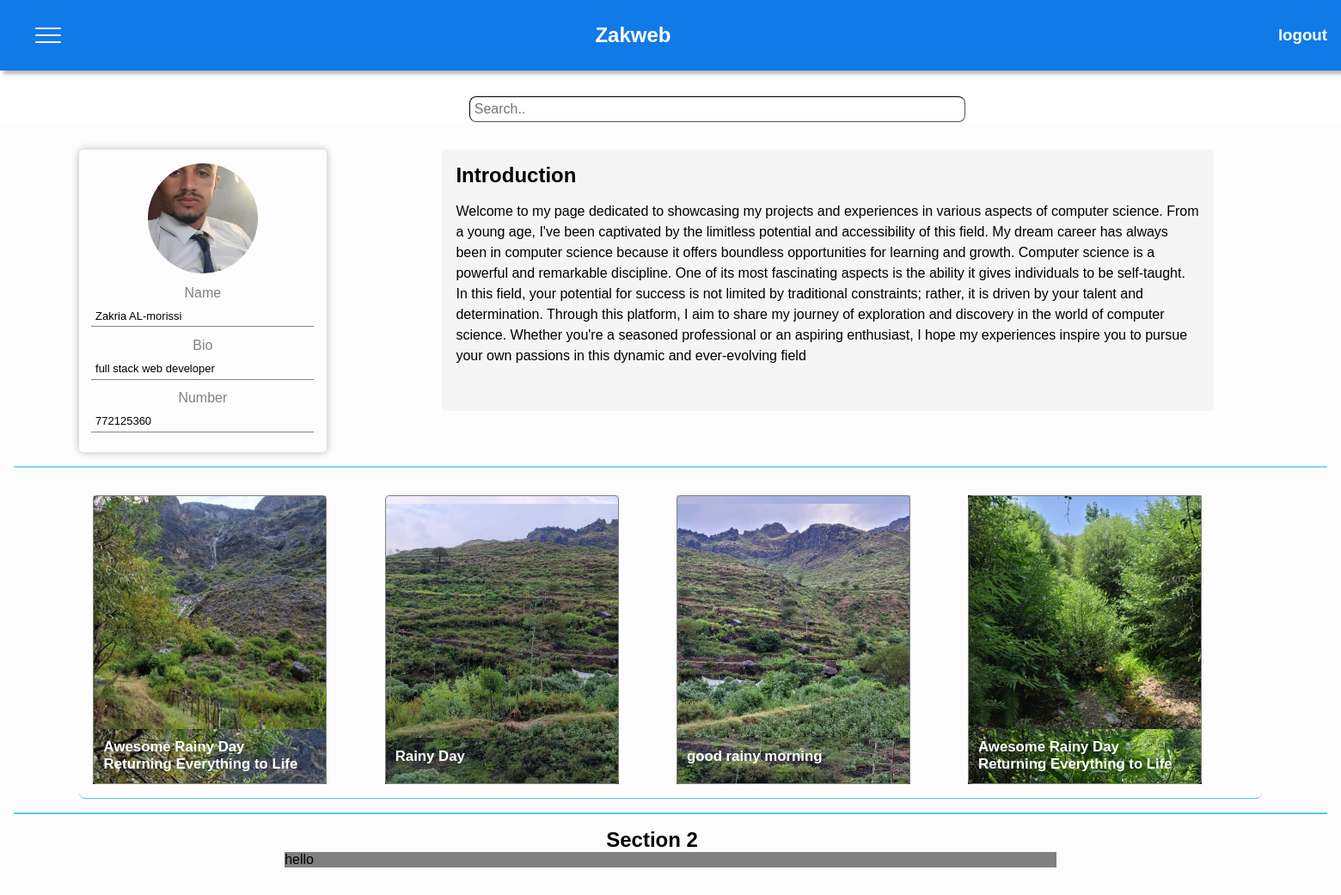
The page / on the database its author committed.
### main/models.py (models this page shows, shortened)
class Myprofile(models.Model):
    name = models.OneToOneField(User,on_delete=models.CASCADE,verbose_name="Name")
    profile = models.ImageField(upload_to='private/images/',blank=True)
    bio = models.CharField(max_length=75)
    link = models.URLField(blank=True)
    link_2 = models.URLField(blank=True)
    phone_number = models.CharField(max_length=20, blank=True)
    class Meta:
        verbose_name = 'Profile'
        verbose_name_plural = 'Profiles'

class Introduction(models.Model):
    title =  models.CharField(max_length=20)
    text = models.TextField(max_length=10000)

class Post(models.Model):
    category = models.ForeignKey(Category, on_delete= models.CASCADE)
    author = models.ForeignKey(User, on_delete=models.CASCADE, verbose_name="Author")
    title = models.CharField(max_length=200,default='', verbose_name="Title")
    text = models.TextField(max_length=10000, verbose_name="Text")
    image = models.ImageField(upload_to='images')
    text_2 = models.TextField(max_length=10000, blank=True, verbose_name="Second Text")
    video = models.FileField(upload_to='videos/', blank=True, null=True)
    image_2 = models.ImageField(upload_to='images/', blank=True, null=True)
    text_3 = models.TextField(max_length=10000, blank=True, verbose_name="Third Text")
    image_3 = models.ImageField(upload_to='images/', blank=True, null=True)
    video_2 = models.FileField(upload_to='videos/', blank=True, null=True)
    created_at = models.DateTimeField(auto_now_add=True, verbose_name="Created At", db_index=True)
    updated_at = models.DateTimeField(auto_now=True, verbose_name="Updated At")
    class Meta:
        verbose_name = "Post"
        verbose_name_plural = "Posts"
        indexes = [
            models.Index(fields=['created_at']),  # Add index for created_at field
        ]

### main/views.py (the view)
# urls.py: path('',views.home,name="home"),
def home(request):
    profile = Myprofile.objects.get(id=2)
    print(profile.name.first_name)
    introduction = Introduction.objects.get(id=1)
    post = Post.objects.all()
    context = {
        'profile': profile,
        'introduction':introduction,
        'posts': post
    }
    return render(request,"home/home.html",context)

### main/templates/home/home.html (shortened to what this page needs)
{% extends "home/layout.html" %}
{% block main %}
<section class="section">
    <div class="myprofile">
        <img src="{{profile.profile.url}}" alt="">
        <label for="name">Name</label>
        <p id="name">{{profile.name.first_name}}</p>
        <label for="bio">Bio</label>
        <p id="bio">{{ profile.bio }}</p>
        <label for="number">Number</label>
        <p id="number">{{profile.phone_number}}</p>
    </div>
    <div class="introduction">
        <h2>{{ introduction.title}}</h2>
        <p>{{introduction.text}}</p>
    </div>
</section>
<section class="section-one">
    {% for post in posts %}
    <div class="post" style="background-image: url( {{post.image.url}});">
        <a href="{% url 'post' post.id %}">
            <img src="{{post.image.url }}"  alt="">
            <h2>{{post.title}}</h2>
        </a>
    </div>
    {% endfor %}
</section>
<section class="section-two">
    <h1>Section 2</h1>
    <div class="section-two-container">
        hello
    </div>
</section>
{% endblock %}

### main/templates/home/layout.html (shortened to what this page needs)
<!DOCTYPE html>
<html lang="en">
<head>
    {% load static %}
    <link rel="stylesheet" href="{% static 'css/home.css' %}">
</head>
<body class="">
    <header>
        <nav>
            <div class="ham-menu">
                <span></span>
                <span></span>
                <span></span>
            </div>
            <h1>Zakweb</h1>
            <h3>logout</h3>
        </nav>
        <div id="search-input" class="search-div">
            <input type="text" id="search" placeholder="Search.." name="search_query" autocomplete="off"
                spellcheck="false" role="searchbox">
        </div>
    </header>
    <main>
        {% block main %}
        {% endblock %}
    </main>
</body>
</html>

### main/static/css/home.css (style rules this page uses)
:root { --bg-color: rgba(255, 255, 255, 0.832); --shadow-color: rgb(184, 184, 184); --nav-bg-color: rgb(17, 122, 233); --main-bg-color: rgba(252, 252, 252, 0.63); --text-color: white; --body-text-color: black; }
* { padding: 0; margin: 0; box-sizing: border-box; }
body { display: block; font-family: Arial, Helvetica, sans-serif; background-color: var(--bg-color); color: var(--body-text-color); overflow-x: hidden; }
nav { display: flex; position: fixed; top: 0; z-index: 1; padding: 1rem; background-color: var(--nav-bg-color); color: var(--text-color); align-items: center; box-shadow: 4px 4px 4px var(--shadow-color); width: 100%; }
.ham-menu { position: relative; display: flex; flex-direction: column; align-items: center; height: 50px; width: 50px; cursor: pointer; border-radius: 50%; padding: 10px; margin-left: 1%; }
.ham-menu span { position: absolute; margin-top: 9%; left: 50%; background-color: white; height: 2px; width: 30px; border-radius: 7px; cursor: pointer; transform: translate(-50%, -50%); transition: transform .6s, opacity .8s, top .4s; }
.ham-menu span:nth-child(1) { top: 25%; }
.ham-menu span:nth-child(2) { top: 41%; }
.ham-menu span:nth-child(3) { top: 56%; }
nav h1 { position: relative; left: 40%; }
nav h3 { margin-left: auto; }
.search-div { position: relative; left: 42%; margin-top: 7rem; background-color: transparent; align-items: center; }
.search-div input { position: relative; left: -7%; border-width: 0.5px; border-color: var(--body-text-color); border-radius: 8px; outline: none; width: 37%; padding: 0.30rem; font-size: 1rem; background-color: white; }
main { display: flex; flex-direction: column; padding: 1rem; gap: 1rem; width: 100%; align-items: center; justify-content: center; background-color: var(--main-bg-color); }
.section { display: flex; flex-wrap: nowrap; gap: 2%; color: black; border-bottom: 2px solid rgb(127, 212, 251); width: 100%; padding: 1rem; overflow: hidden; }
.myprofile { background-color: rgba(227, 248, 255, 0); color: var(--body-text-color); position: relative; margin-left: 4%; width: 18rem; min-width: 12rem; height: 22rem; display: flex; flex-direction: column; align-items: center; border-radius: 5px; box-shadow: 0px 0px 10px var(--shadow-color); }
.myprofile img { margin-top: 1rem; margin-bottom: 0.9rem; width: 8rem; height: 8rem; border-radius: 50%; object-fit: cover; }
.myprofile label { color: gray; }
.myprofile p { margin-top: 0.3rem; margin-bottom: 0.8rem; width: 90%; padding: 0.3rem; font-size: small; cursor: pointer; border-bottom: 1px solid rgba(134, 134, 134, 0.983); }
.introduction { background-color: whitesmoke; margin-left: 7%; width: 60%; min-width: 20rem; height: 19rem; border-radius: 4px; padding: 1rem; overflow-y: scroll; scroll-behavior: 1px ; }
.introduction h2 { margin-bottom: 1rem; }
.introduction p { position: relative; width: 100%; line-height: 1.5rem; line-break: auto; margin-bottom: 1rem; }
.section-one { display: grid; grid-auto-flow: column; gap: 1%; width: 90%; border-bottom: 1px solid rgb(86, 202, 237); padding: 1rem; border-radius: 7px; overflow-x: scroll; }
.post { color: white; position: relative; width: 17rem; height: 21rem; object-fit: cover; }
.post a { display: flex; z-index: 100; flex-direction: column; border: 1px solid gray; border-radius: 5px; width: 100%; height: 100%; text-decoration: none; font-size: 0.7rem; justify-content: center; }
.post img { width: 100%; height: 17rem; object-fit: cover; overflow: hidden; }
.post h2 { color:white; padding: 0.7rem; }
.section-two { border-top: 2px solid rgb(86, 202, 237); padding: 1rem; width: 100%; }
.section-two h1 { position: relative; left: 45%; }
.section-two-container { display: flex; flex: 1; flex-wrap: wrap; margin-left: 20%; background-color: gray; margin-right: 20%; }

### rows shown on the page
Myprofile: profile (picture), name.first_name "Zakria AL-morissi", bio "full stack web developer", phone_number "772125360"
Introduction: title "Introduction", text "Welcome to my page dedicated to showcasing my projects and experiences in various aspects of computer science. From a young age, I've been captivated by the limitless potential and accessibility of this field. My dream career has always been in computer science because it offers boundless opportunities for learning and growth. Computer science is a powerful and remarkable discipline. One of its most fascinating aspects is the ability it gives individuals to be self-taught. In this field, your potential for success is not limited by traditional constraints; rather, it is driven by your talent and determination. Through this platform, I aim to share my journey of exploration and discovery in…"
Post: image (picture), title "Awesome Rainy Day Returning Everything to Life"
Post: image (picture), title "Rainy Day"
Post: image (picture), title "good rainy morning"
Post: image (picture), title "Awesome Rainy Day Returning Everything to Life"
